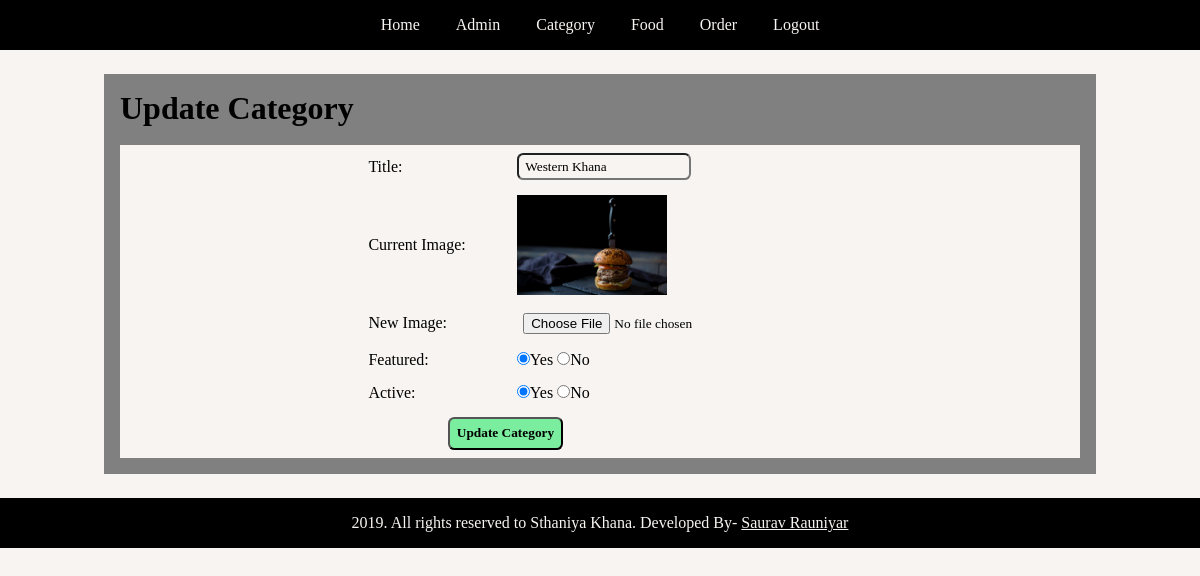
The app's page /admin/update-category.php?id=22&image_name=Food_category_812.jpg (signed in) with its own data.
### tables this page shows
CREATE TABLE `tbl_category` (
  `id` int(10) UNSIGNED NOT NULL,
  `title` varchar(100) NOT NULL,
  `image_name` varchar(255) NOT NULL,
  `featured` varchar(10) NOT NULL,
  `active` varchar(10) NOT NULL
);

### admin/update-category.php (the view, shortened to what this page needs)
<?php include('partials/navbar.php');?>
<div class="main-content">
    <div class="wrapper">
        <h1>Update Category</h1>
        <br>
        <?php
            if (isset($_GET['id']) AND isset($_GET['image_name']))
            {
                $id = $_GET['id'];
                $sql = "SELECT * FROM tbl_category WHERE id =$id";
                $res = mysqli_query($conn, $sql);
                $count = mysqli_num_rows($res);
                if ($count == 1)
                {
                    $row = mysqli_fetch_assoc($res);
                    $title = $row['title'];
                    $curr_img = $row['image_name'];
                    $featured = $row['featured'];
                    $active = $row['active'];
                }
                else
                {
                    $_SESSION['no-category-found'] = '<div class="error">Category Not Found!</div>';
                    header('location:'.SETURL.'admin/manage-category.php');
                }
            }
            else
            {
                header('location:'.SETURL.'admin/manage-category.php');
            }
        ?>
        <form action="" method='POST' enctype='multipart/form-data'>
            <table class='tbl-30'>
                <tr>
                    <td>Title:</td>
                    <td>
                        <input type="text" name ="title" value="<?php echo $title;?>">
                    </td>
                </tr>
                <tr>
                    <td>Current Image:</td>
                    <td>
                        <?php
                            if ($curr_img !="")
                            {
                                ?>
                                <img src="<?php echo SETURL;?>images/category/<?php echo $curr_img;?>" width = '150px'>
                                <?php
                            }
                            else
                            {
                                echo '<div class="error">Image not Added.</div>';
                            }
                        ?>
                    </td>
                </tr>
                <tr>
                    <td>New Image:</td>
                    <td>
                        <input type="file" name='new_img'>
                    </td>
                </tr>
                <tr>
                    <td>Featured:</td>
                    <td>
                        <input <?php if($featured=="Yes") {echo "checked";} ?> type="radio" name="featured" value="Yes">Yes
                        <input <?php if($featured=='No') {echo 'checked';} ?> type="radio" name="featured" value="No">No
                    </td>
                </tr>
                <tr>
                    <td>Active:</td>
                    <td>
                        <input <?php if($active=='Yes') {echo 'checked';} ?> type="radio" name="active" value="Yes">Yes
                        <input <?php if($active=='No') {echo 'checked';} ?> type="radio" name="active" value="No">No
                    </td>
                </tr>
                <tr>
                    <td colspan='2'>
                        <button type='submit' name='submit' class='btn-secondary'>Update Category</button>
                    </td>
                </tr>
            </table>
        </form>
    </div>
</div>
<?php include('partials/footer.php')?>

### css/admin.css (style rules this page uses)
* { margin: 0 0; padding: 0 0; font-family: 'Satisfy', cursive; background-color: #F7F4F2; color: black; }
.wrapper { padding: 1rem; width: 80vw; margin: 0 auto; }
.tbl-30 { width:40vw; height: 20vw; margin-left: 15rem; }
.tbl-30 input { padding: 0.2rem 0 0.2rem 0.4rem; border-radius: 0.4rem; }
.tbl-30 button { margin-left: 5rem; }
table tr td { padding: 0.4rem; text-align: left; }
.btn-secondary { background-color: #7bed9f ; color: black; padding: 0.4rem; text-decoration: none; font-weight: bold; border-radius: 0.4rem; }
.main-content { padding: 1.5rem 0; }
.main-content .wrapper { background-color: gray ; }
.main-content .wrapper h1 { background-color: gray ; }

### records on screen
tbl_category: title "Western Khana", image_name (picture), featured "☑", active "☑"
